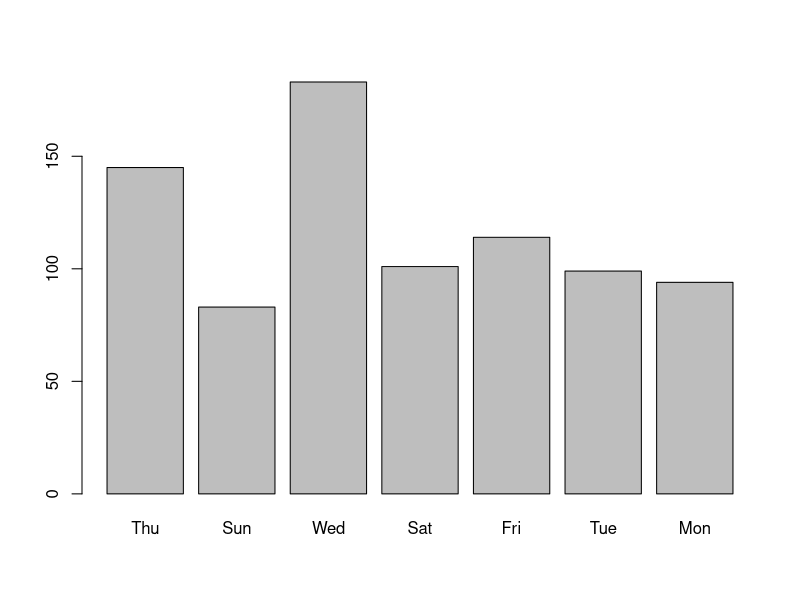
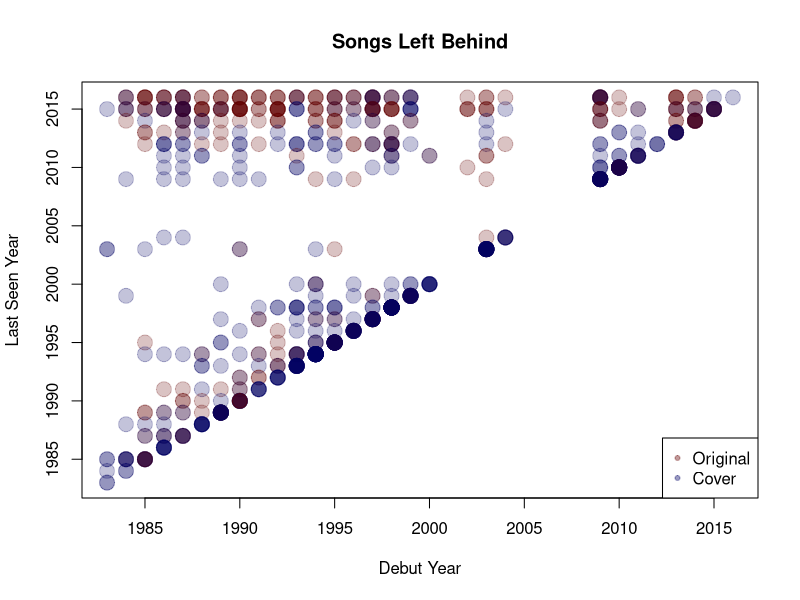
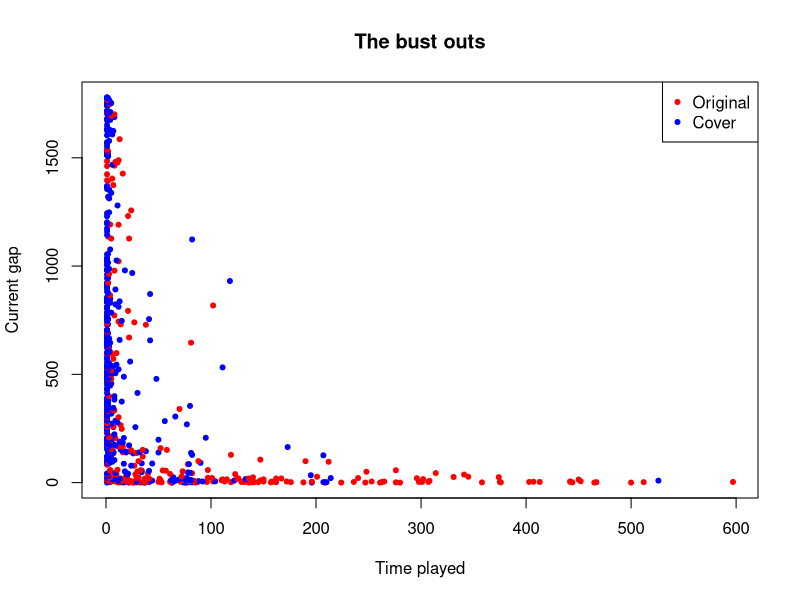

R code for these plots, in order:
require(gtable)
require(ggplot2)
library(gtable)
library(ggplot2)
yem <- read.csv("phish.csv")
head(yem)
barplot(table(weekdays(as.Date(yem$Debut))),names.arg=c("Thu","Sun","Wed","Sat","Fri","Tue","Mon"))
cover <- format(yem$Original.Artist)
cover2 <- rep("Cover",length(cover))
cover2[cover == "Phish                                         "] <- "Original"
plot(as.numeric(format(as.Date(yem$Debut), "%Y")),as.numeric(format(as.Date(yem$Last.Seen), "%Y")), xlab="Debut Year", ylab="Last Seen Year",main="Songs Left Behind",pch=20,xlim=c(1983,2016),ylim=c(1983,2016), col=ifelse(cover2=="Original", rgb(100,0,0,60,maxColorValue=255),rgb(0,0,100,60,maxColorValue=255)), cex=3)
legend("bottomright",legend =c("Original","Cover"),col=c(rgb(100,0,0,100,maxColorValue=255),rgb(0,0,100,100,maxColorValue=255)),pch=20)
plot(yem$Times.Played,yem$Current.Gap,col=ifelse(cover2=="Original","red","blue"),pch=20,cex=1,main="The bust outs",xlab="Time played",ylab="Current gap")
legend("topright",legend =c("Original","Cover"),col=c("red","blue"),pch=20)
       